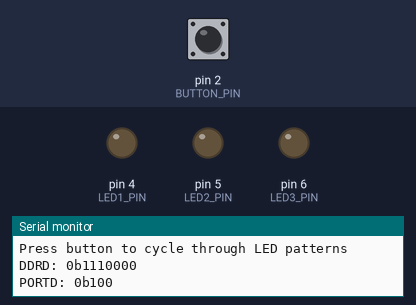
The sketch below on a simulated Arduino Uno, built with avr-gcc and run on an emulated ATmega328P. On the bench: output pins drawn as LEDs (lit = HIGH), the last lines printed to the serial monitor. The test bench sets the inputs (shaded band); at power-on: pin 2 (BUTTON_PIN) HIGH.

Above: at 1.2 s.
1.3 s: pin 2 (BUTTON_PIN) pulled LOW for 0.15 s
At 2.5 s:
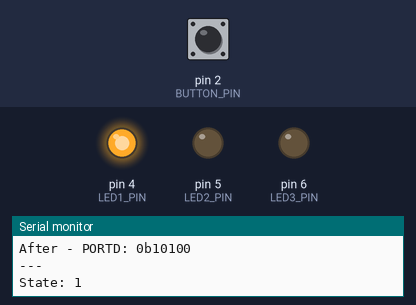
2.9 s: pin 2 (BUTTON_PIN) pulled LOW for 1 s
At 3.7 s:
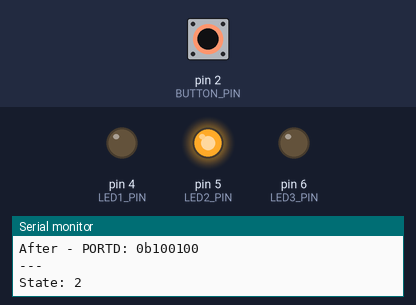
5.4 s: pin 2 (BUTTON_PIN) pulled LOW for 0.15 s
At 6.6 s:
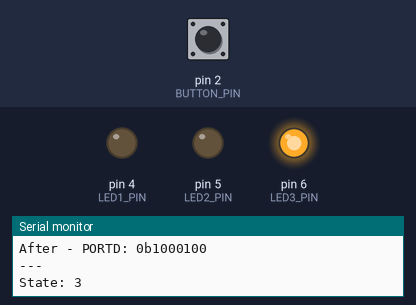
7.0 s: pin 2 (BUTTON_PIN) pulled LOW for 3.2 s
At 7.9 s:
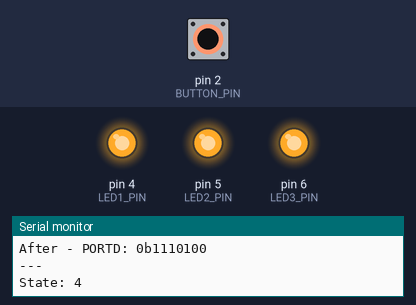
Timing chart, 0 to 10.0 s (numbered marks = the images above; inputs shaded):
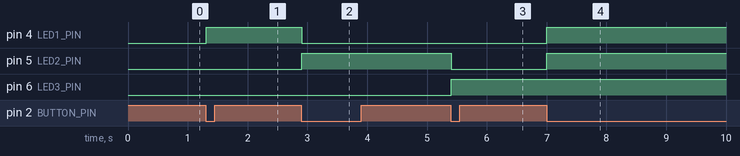

The sketch:

Ardra_Labs.ino
```cpp
/*
 * LED Sequence Controller with Hardware Interrupt
 * Based on working code by Meet Jain
 * 3 LEDs connected to pins 4, 5, 6 (Port D)
 * Push button connected to pin 2 (INT0) with hardware interrupt
 * Register level programming for LED control
 * Hardware debouncing for button
 */

#define LED1_PIN 4   // PD4 (Port D, bit 4)
#define LED2_PIN 5   // PD5 (Port D, bit 5)
#define LED3_PIN 6   // PD6 (Port D, bit 6)

// Button pin
#define BUTTON_PIN 2  // PD2 (INT0)

// Variables for button debouncing and state
volatile unsigned long lastInterruptTime = 0;
volatile bool buttonPressed = false;
const unsigned long debounceDelay = 50; // 50ms debounce delay

// LED sequence state
volatile int currentState = 0; // 0=all off, 1=LED1, 2=LED2, 3=LED3, 4=all on

void setup() {
  Serial.begin(9600);
  // Configure LED pins as outputs
  // Set bits 4, 5, 6 of DDRD  as outputs
  DDRD |= (1 << PD4) | (1 << PD5) | (1 << PD6);
  // Initialize all LEDs to OFF
  PORTD &= ~((1 << PD4) | (1 << PD5) | (1 << PD6));
  // Configure button pin as input with internal pull-up
  // Set PD2 as input
  DDRD &= ~(1 << PD2);
  // internal pull-up for PD2
  PORTD |= (1 << PD2);
  // Configure external interrupt INT0 (pin 2)
  // Set interrupt to trigger on button press
  EICRA |= (1 << ISC01);    // Set ISC01 bit
  EICRA &= ~(1 << ISC00);   // Clear ISC00 bit (falling edge)
  // Enable INT0 interrupt
  EIMSK |= (1 << INT0);
  // Enable global interrupts
  sei();
  Serial.println("LED Sequence Controller Started");
  Serial.println("Press button to cycle through LED patterns");
  // Debug: Print initial register values
  Serial.print("DDRD: 0b");
  Serial.println(DDRD, BIN);
  Serial.print("PORTD: 0b");
  Serial.println(PORTD, BIN);
}

void loop() {
  // Check if button was pressed
  if (buttonPressed) {
    buttonPressed = false;

    // Move to next state
    currentState++;
    if (currentState > 4) {
      currentState = 1; // Reset to state 1 after state 4
    }

    // Update LEDs based on current state
    updateLEDs();

    // Print current state
    Serial.print("State: ");
    Serial.println(currentState);
  }

  // Small delay
  delay(10);
}

// External interrupt service routine for INT0 (pin 2)
ISR(INT0_vect) {
  unsigned long interruptTime = millis();

  if (interruptTime - lastInterruptTime > debounceDelay) {
    buttonPressed = true;
    lastInterruptTime = interruptTime;
  }
}

void updateLEDs() {
  // print state before changes
  Serial.print("Before - PORTD: 0b");
  Serial.println(PORTD, BIN);

  switch (currentState) {
    case 0: // All LEDs OFF
      PORTD &= ~((1 << PD4) | (1 << PD5) | (1 << PD6));
      Serial.println("All LEDs OFF");
      break;

    case 1: // Only LED1 ON (Pin 4)
      PORTD = (PORTD & ~((1 << PD5) | (1 << PD6))) | (1 << PD4);
      Serial.println("LED1 ON (Pin 4)");
      break;

    case 2: // Only LED2 ON (Pin 5)
      PORTD = (PORTD & ~((1 << PD4) | (1 << PD6))) | (1 << PD5);
      Serial.println("LED2 ON (Pin 5)");
      break;

    case 3: // Only LED3 ON (Pin 6)
      PORTD = (PORTD & ~((1 << PD4) | (1 << PD5))) | (1 << PD6);
      Serial.println("LED3 ON (Pin 6)");
      break;

    case 4: // All LEDs ON
      PORTD |= (1 << PD4) | (1 << PD5) | (1 << PD6);
      Serial.println("All LEDs ON");
      break;
  }

  // Print state after changes
  Serial.print("After - PORTD: 0b");
  Serial.println(PORTD, BIN);
  Serial.println("---");
}
```

Measured:
- after the input at 1.3 s, pin 4 (LED1_PIN): LOW → HIGH at once
- after the input at 2.9 s, pin 4 (LED1_PIN): HIGH → LOW at once; pin 5 (LED2_PIN): LOW → HIGH at once
- after the input at 5.4 s, pin 5 (LED2_PIN): HIGH → LOW at once; pin 6 (LED3_PIN): LOW → HIGH at once
- after the input at 7.0 s, pin 4 (LED1_PIN), pin 5 (LED2_PIN): LOW → HIGH at once
